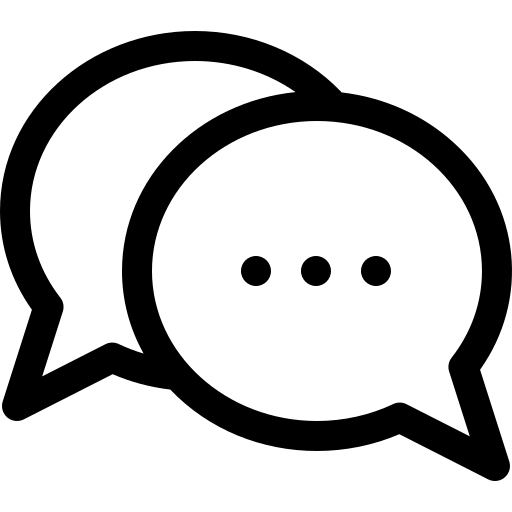
#> input picture icon.png, 512 x 512 px
$ python picture.py
#> lines starting #> are read from the running program, lines starting #| are printed output that depends on the picture
from PIL import Image, ImageOps

# 打开图片
img = Image.open('icon.png').convert("RGBA")
#> img is the input picture: PIL image 512x512 RGBA; mean R, G, B, A 0, 0, 0, 59.3

# 分离通道
r, g, b, a = img.split()
#> r: PIL image 512x512 L; every value is 0
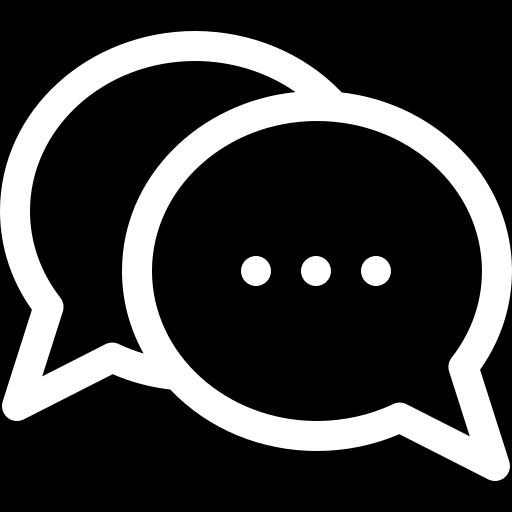
#> a: PIL image 512x512 L; min 0, max 255, mean 59.3

# 合并RGB通道并进行黑白翻转
rgb_img = Image.merge("RGB", (r, g, b)).convert("L")
inverted_rgb = ImageOps.invert(rgb_img)
#> inverted_rgb: PIL image 512x512 L; every value is 255

# 重新合并Alpha通道
inverted_img = Image.merge("RGBA", (inverted_rgb, inverted_rgb, inverted_rgb, a))

# 保存反相后的图片，保留透明部分
inverted_img.save('icon_inverted.png')
